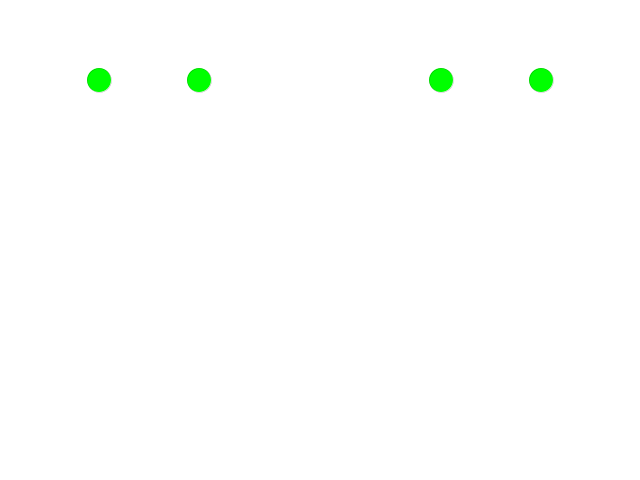
Frame 1 (no input)
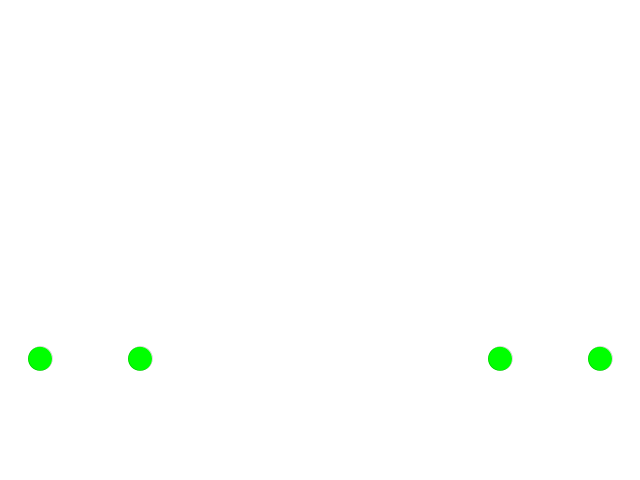
Frame 60 (the mouse pressed at the canvas centre just before this capture)
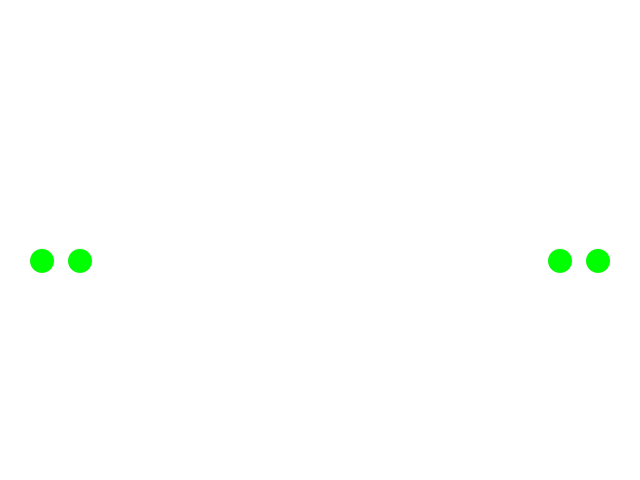
Frame 120 (the mouse held since frame 60 and released just before this capture)

The Processing sketch that drew these frames (run headless with seeded random() and noise(); from frame 60 on, the mouse is pressed at the canvas centre):

// Processing sketch: Paong02
// ── Paong02.pde
//Phase 2
//Add a hook triggered by mouse click
//If hook meet some bubble, destroy it
//=====================================
//Phase 1
//Create bubbles and make them bounce
//=====================================
//Created by Daniel Alvarez (DasK)

ArrayList<Bubble> bubbles = new ArrayList<Bubble>();
Bubble actualbubble;
Hook hook;

void setup() {
  size(640, 480);
  frameRate(30);
  bubbles.add(new Bubble(100, height-400, false));
  bubbles.add(new Bubble(200, height-400, false));
  bubbles.add(new Bubble(width - 100, height-400, true));
  bubbles.add(new Bubble(width - 200, height-400, true));
}

void draw() {
  background(255);
  for (int i = 0; i < bubbles.size(); i++) {
    actualbubble = bubbles.get(i);
    actualbubble.move();
    actualbubble.show();
  }
  if (hook != null) {
    hook.move();
    hook.show();
    checkhook();
  }
  //for debug
  //textSize(18);
  //text("speed: " + str(actualbubble.speed), 20, 30);   
  //text("acceleration: " + str(actualbubble.acceleration), 20, 60);
  //text("altura: " + str(actualbubble.y), 20, 90);
}

void mousePressed() {
  hook = new Hook(mouseX);
}

void checkhook() {
  if (hook.y < 0) { //if hits the top, destroy
    hook = null;
    return;
  }
  for (int i = bubbles.size() - 1; i >= 0; i--) {
    actualbubble = bubbles.get(i);
    if (abs(actualbubble.x - hook.x) < actualbubble.radious && actualbubble.y + actualbubble.radious > hook.y) {
      //frameRate(1); //for debug
      hook = null;
      bubbles.remove(i);
      return;
    }
  }
}
// ── Bubble.pde
class Bubble {
  float x;
  float y;
  boolean dirX;
  boolean dirY;
  int radious;
  float speed = 0;
  float acceleration = 0;
  int maxspeed = 8;
  float horizontalspeed = 1;

  Bubble(float startX, float startY, boolean startdirX) {
    x = startX;
    y = startY;
    dirX = startdirX;
    dirY = true;
    radious = 12;
  }

  void move() {
    speedchange();
    if (dirX) x+=horizontalspeed;
    else x-=horizontalspeed;
    if (dirY) y += speed;
    else y-=speed;
    checkboundaries();
  }

  void show() {
    fill(0, 255, 0);
    strokeWeight(0);
    ellipseMode(RADIUS);
    ellipse(x, y, radious, radious);
  }
  
  void speedchange() {
    acceleration += 0.01;
    if (dirY && speed < maxspeed) {  
      speed += acceleration;
    }
    else if (!dirY) {  
      speed -= acceleration;
    }
    if (speed < 0) {
      speed = 0;
      acceleration = 0;
      dirY=true;
    }
  }

  void checkboundaries() {
    if (!dirX && x < radious) dirX = true;
    else if (dirX && x > width - radious) dirX = false;
    if (dirY && y > height - radious) {
      dirY = false;
      acceleration = 0;
    }
  }
}
// ── Hook.pde
class Hook {
  float x;
  float y;
  float startY;
  float speed = 10;

  Hook(float startX) {
    x = startX;
    startY = height - 10;
    y = startY;
  }

  void show() {
    stroke(150);
    strokeWeight(4);
    line(x, startY, x, y);
  }

  void move() {
    y -= speed;
  }
}
